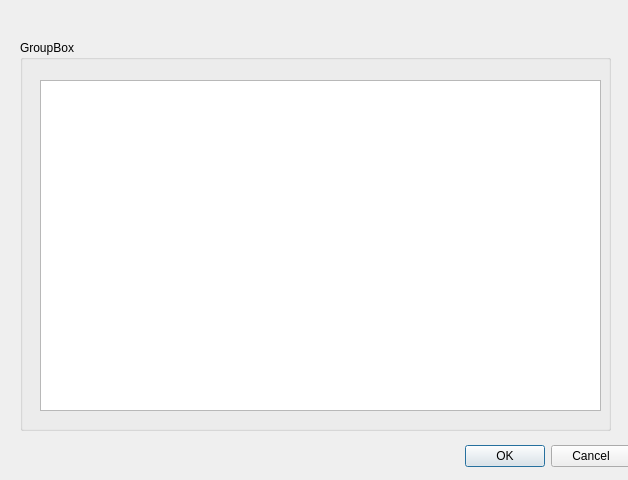
<?xml version="1.0" encoding="UTF-8"?>
<ui version="4.0">
 <class>Dialog</class>
 <widget class="QDialog" name="Dialog">
  <property name="geometry">
   <rect>
    <x>0</x>
    <y>0</y>
    <width>628</width>
    <height>480</height>
   </rect>
  </property>
  <property name="windowTitle">
   <string>Dialog</string>
  </property>
  <widget class="QDialogButtonBox" name="buttonBox">
   <property name="geometry">
    <rect>
     <x>10</x>
     <y>440</y>
     <width>621</width>
     <height>32</height>
    </rect>
   </property>
   <property name="orientation">
    <enum>Qt::Horizontal</enum>
   </property>
   <property name="standardButtons">
    <set>QDialogButtonBox::Cancel|QDialogButtonBox::Ok</set>
   </property>
  </widget>
  <widget class="QGroupBox" name="groupBox">
   <property name="geometry">
    <rect>
     <x>20</x>
     <y>40</y>
     <width>591</width>
     <height>391</height>
    </rect>
   </property>
   <property name="title">
    <string>GroupBox</string>
   </property>
   <widget class="QTableView" name="tableView">
    <property name="geometry">
     <rect>
      <x>20</x>
      <y>40</y>
      <width>561</width>
      <height>331</height>
     </rect>
    </property>
   </widget>
  </widget>
 </widget>
 <resources/>
 <connections>
  <connection>
   <sender>buttonBox</sender>
   <signal>accepted()</signal>
   <receiver>Dialog</receiver>
   <slot>accept()</slot>
   <hints>
    <hint type="sourcelabel">
     <x>248</x>
     <y>254</y>
    </hint>
    <hint type="destinationlabel">
     <x>157</x>
     <y>274</y>
    </hint>
   </hints>
  </connection>
  <connection>
   <sender>buttonBox</sender>
   <signal>rejected()</signal>
   <receiver>Dialog</receiver>
   <slot>reject()</slot>
   <hints>
    <hint type="sourcelabel">
     <x>316</x>
     <y>260</y>
    </hint>
    <hint type="destinationlabel">
     <x>286</x>
     <y>274</y>
    </hint>
   </hints>
  </connection>
 </connections>
</ui>
